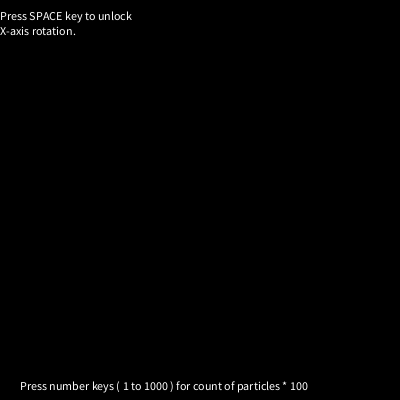
Frame 1 (no input)
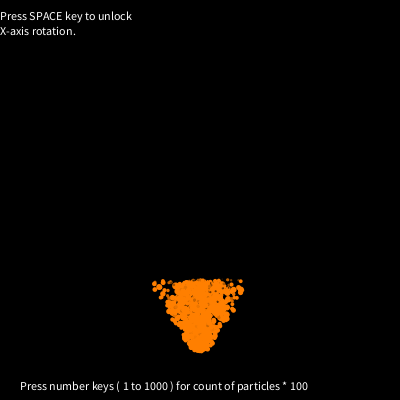
Frame 60 (the mouse pressed at the canvas centre just before this capture)
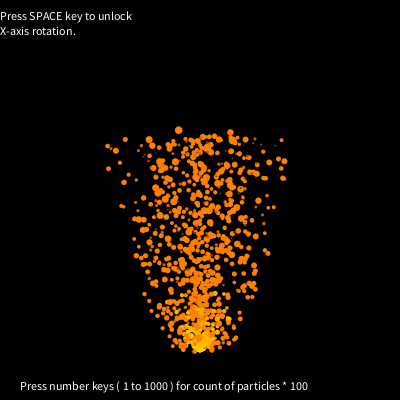
Frame 120 (the mouse held since frame 60 and released just before this capture)

The Processing sketch that drew these frames (run headless with seeded random() and noise(); from frame 60 on, the mouse is pressed at the canvas centre):

// Processing sketch: processing_98882
// ── processing_98882.pde

// I'm aware the code is a mess.
// I had modified, added and tried often until have been lost in code :)

final int MAX_VERTEX = 1000;
int drawnVertex;

final float GRAVITY =  9.80665;
final int   BURST   = 6; 
int colorChanger;

boolean lockXrot, lockYrot;

int lastX, lastY;
boolean pressed; 

float farZ, nearZ;
float camX, camY, camZ;

Vertice[] vertex;


////////////// + S E T U P + ////////////// 

void setup() {
  size (400, 400);

  drawnVertex = 1000;
  pressed = false;

  vertex = new Vertice[MAX_VERTEX];

  colorChanger = 30;

  for (int i=0; i<vertex.length;i++) {
    vertex[i] = new Vertice(0, 1000, 0, random(-10), 0, radians(random(360)), 0);
  }

  lockXrot = true;
  lockYrot = false;
}
////////////// - S E T U P - ////////////// 

////////////// + D R A W + ////////////// 
void draw() {
  background(0);
  for (int i=0; i<vertex.length;i++) {
    vertex[i].update();
  }

  for (int i=0; i<drawnVertex;i++) {
    vertex[i].draw();
  }
  //farZ  = -1000;
  //nearZ =  1000;

  if ( frameCount % BURST == 0) colorChanger++;
  if (colorChanger>360) colorChanger=0;
  fill(255);  
  text("Press SPACE key to "+((lockXrot)?"unlock":"lock"), 0, 20);
  text("X-axis rotation.", 0, 35);
  text("Press number keys ( 1 to 1000 ) for count of particles * 100", 20, height-10);

}
////////////// - D R A W - ////////////// 


/////// + R O T  A T I O N S + /////// 

////////////// +calcRotations+ ////////////// 
float[] calcRotations(float x, float y, float z, float a, float b, float c) { 
  float rx = x*cos(a)*cos(b) - y*sin(a)*cos(b) - z*sin(b);
  float ry = y*cos(a)*cos(c) + x*sin(a)*cos(c) - z*cos(b)*sin(c) - x*cos(a)*sin(b)*sin(c) + y*sin(a)*sin(b)*sin(c);
  float rz = y*cos(a)*sin(c) + x*sin(a)*sin(c) + z*cos(b)*cos(c) + x*cos(a)*sin(b)*cos(c) - y*sin(a)*sin(b)*cos(c);

  return  new float[] {
    rx, ry, rz
  };
}
////////////// -calcRotations- ////////////// 


public float[] rotObjX(float x, float y, float z, float ang) {
  float yy = y*cos(ang) - z*sin(ang);
  float zz = y*sin(ang) + z*cos(ang);
  return new float[] {
    yy, zz
  };
}

public float[] rotObjY(float x, float y, float z, float ang) {
  float zz = z*cos(ang) - x*sin(ang);
  float xx = z*sin(ang) + x*cos(ang);
  return new float[] {
    xx, zz
  };
}

public float[] rotObjZ(float x, float y, float z, float ang) {
  float xx = x*cos(ang) - y*sin(ang);
  float yy = x*sin(ang) + y*cos(ang);
  return new float[] {
    xx, yy
  };
}

////////////

public void rotCamX(float ang) {
  camX -= ang;
}
public void rotCamY(float ang) {
  camY -= ang;
}
public void rotCamZ(float ang) {
  camZ += ang;
}

/////// - R O T  A T I O N S - /////// 

///////

class Vertice {
  float x, y, z;
  float rx, ry, rz;
  float a, b, c; //total angles
  int col;

  float swivel, tilt;
  float velocity;
  float time;

  Vertice(float x, float y, float z, float velocity, float tilt, float swivel, int col) {
    this.x = x;
    this.y = y;
    this.z = z;
    this.velocity = velocity;
    this.tilt = tilt;
    this.swivel = swivel;
    this.col = col;

    a = b = c = 0;
    time = 0;
  }

  public void update() {
    //projectile projection

    float rot[];
    rot = rotObjY(x, y, z, -swivel);
    x = rot[0];
    z = rot[1];

    float vx =  sin(tilt) * velocity;
    float vy = -1 * cos(tilt) * velocity * time + GRAVITY * time * time;

    x += vx;
    y += vy;

    rot = rotObjY(x, y, z, swivel);
    x = rot[0];
    z = rot[1];

    time += 0.005;

    if (y>150) {
      x = 0;//(random(-100,100));
      y = 150;
      z = 0;
      velocity = random(2, 10);
      tilt = radians(random(-5, 5));
      swivel = radians(random(360));
      time = 0;
      col = colorChanger;
    }

    rz = y*cos(a)*sin(c) + x*sin(a)*sin(c) + z*cos(b)*cos(c) + x*cos(a)*sin(b)*cos(c) - y*sin(a)*sin(b)*cos(c);
    if (farZ < rz) farZ = rz;
    if (nearZ > rz) nearZ = rz;
  }

  public void draw() {

    float rot[];

    rot = calcRotations(x, y, z, camX, camY, camZ);

    float proj = (1000 / (1000 - rot[2]));
    float x2d = rot[0] * proj + width/2;
    float y2d = rot[1] * proj + height/2;


    pushStyle();

    float vertSize= abs(map(rot[2], nearZ, farZ, 1, 8));
    float vertShade=abs(map(rot[2], nearZ, farZ, 1, 255));

    colorMode(HSB, 360, 100, 100);

    fill(col, 100, vertShade);
    noStroke();
    ellipse(x2d, y2d, vertSize, vertSize); 

    popStyle();
  }
}

///////////////

float xTo2D (Vertice vert) {
  return  vert.x * (1000 / (1000 - vert.z)) + width/2;
}

float yTo2D (Vertice vert) {
  return  vert.y * (1000 / (1000 - vert.z)) + height/2;
}

void mousePressed() {
  pressed = true;
  lastX = mouseX;
  lastY = mouseY;
}

void mouseDragged() {
  if (!lockXrot)
    rotCamX(radians((lastY-mouseY) % 20));
  if (!lockYrot)
    rotCamY(radians((mouseX-lastX) % 20));

  lastX = mouseX;
  lastY = mouseY;
}

void mouseReleased() {
  pressed = false;
}


void keyReleased() {

  if (keyCode>=49 && keyCode<=57) drawnVertex = (keyCode-48) * 100;
  if (keyCode==48) drawnVertex = 1000;

  // numpad keys
  if (keyCode>=97 && keyCode<=106) drawnVertex = (keyCode-96) * 100;
  if (keyCode==96) drawnVertex = 1000;

  if (key == 32) {
    if (lockXrot) lockXrot = !lockXrot;
    else {
      camX = 0;
      camY = 0;
      camZ = 0;
      lockXrot = !lockXrot;
    }
  }
}
